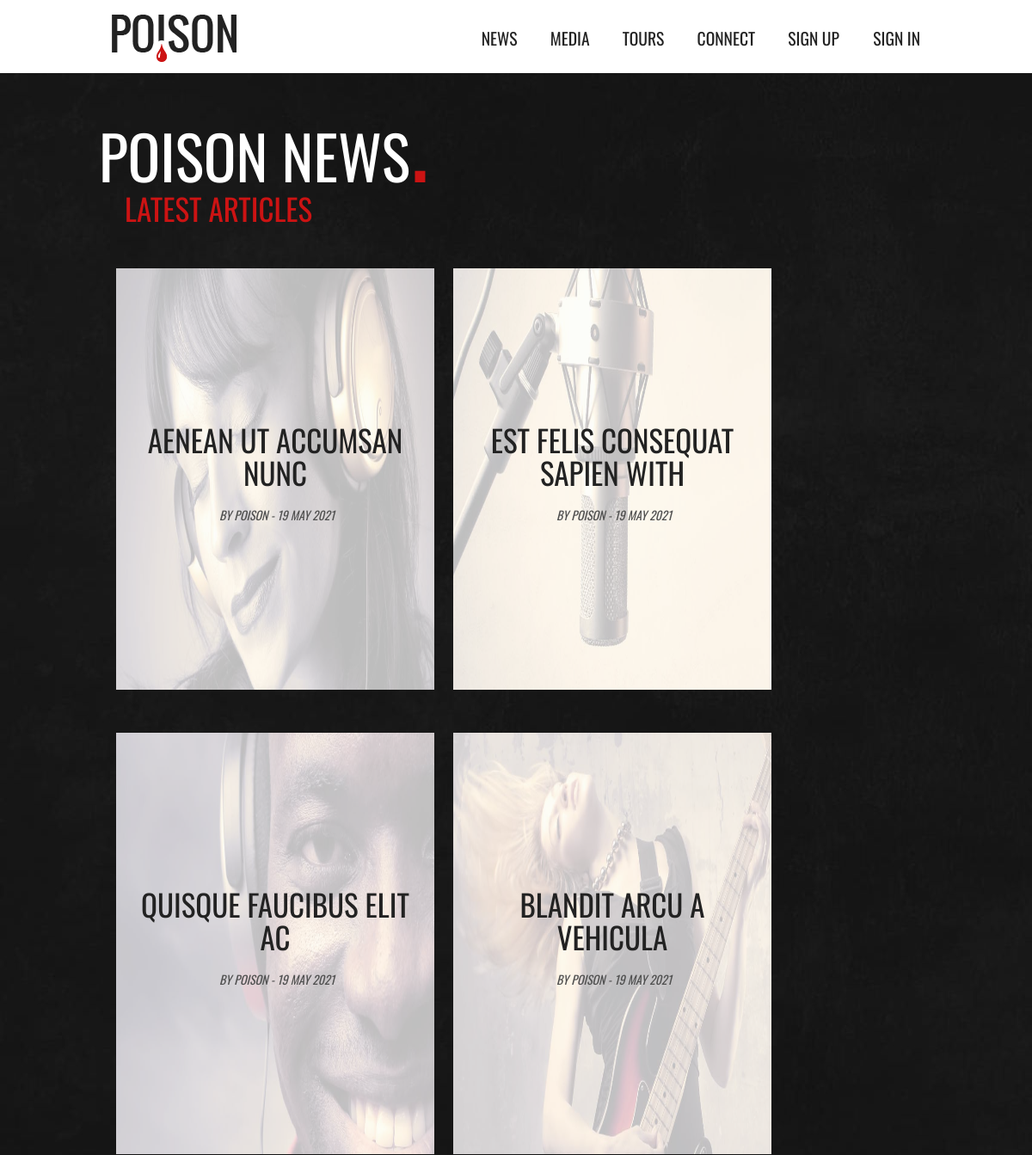
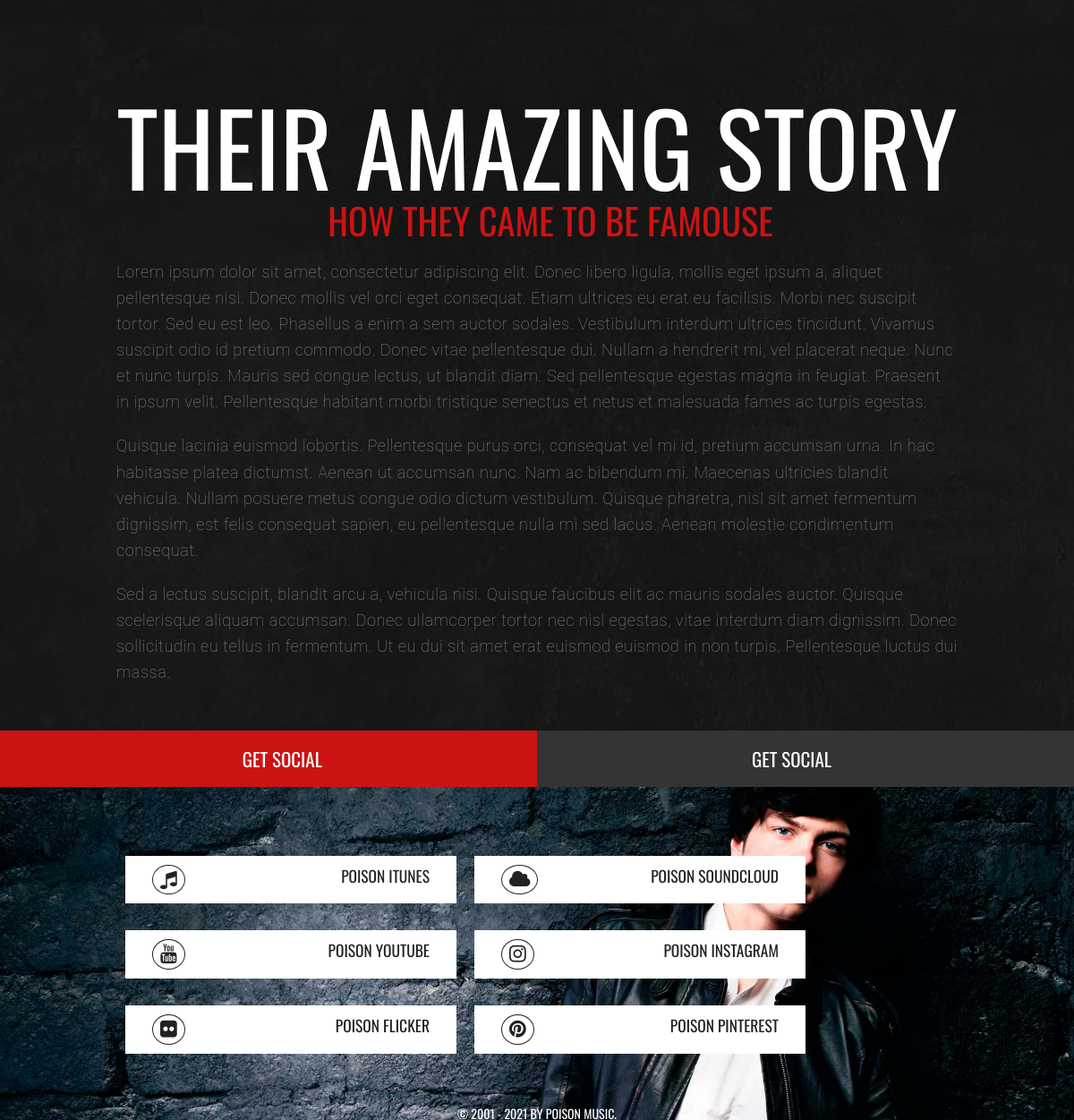
The page / on the database its author committed (2 pictures, top to bottom).
### poison/models.py (models this page shows, shortened)
class News(models.Model):
    title = models.CharField(max_length=255, verbose_name='Заголовок')
    slug = models.SlugField(unique=True, db_index=True, verbose_name='URL')
    content = models.TextField(blank=True, verbose_name='Текст новости')
    photo = models.ImageField(upload_to='photo/%Y/%m/%d', verbose_name='Фото')
    time_create = models.DateTimeField(auto_now_add=True, verbose_name='Дата создания')
    is_published = models.BooleanField(default=True, verbose_name='Публикация')
    cat = models.ForeignKey('CategoryNews', on_delete=models.PROTECT, null=True, verbose_name='Категории')
    def get_absolute_url(self):
        return reverse('post', kwargs={'post_slug': self.slug})
    class Meta:
        verbose_name_plural = 'News'
        ordering = ['-time_create', 'title']

### poison/views.py (the view)
# urls.py: path('', PoisonHome.as_view(), name='home'),
class PoisonHome(DataMixin, ListView):
    paginate_by = 4
    model = News
    template_name = 'poison/index.html'
    context_object_name = 'posts'   # переменная для отображения статей в шаблоне
    def get_context_data(self, *, object_list=None, **kwargs):
        context = super().get_context_data(**kwargs)
        c_def = self.get_user_context(title='Home')
        return context | c_def
    def get_queryset(self):
        return News.objects.all().filter(is_published=True)    # выводит новости отмеч. для публикации

### poison/utils.py (called while the page is built)
    def get_user_context(self, **kwargs):
        context = kwargs
        cats = CategoryNews.objects.annotate(Count('news'))  # кол-во записей в категории
        albums = Album.objects.all().annotate(Count('photo'))  # кол-во фото в альбомах
        photos = Photo.objects.all()  # все фото во всех альбомах
        tours = Tour.objects.all()
        context['menu'] = menu
        context['cats'] = cats
        context['albums'] = albums
        context['photos'] = photos
        context['tours'] = tours
        if 'cat_selected' not in context:
            context['cat_selected'] = 0
        return context

### poison/templates/poison/index.html (shortened to what this page needs)
{% extends 'poison/base.html' %}
{% load static %}
{% block content%}
<section class="home-news">
    <div class="container">
        <h1><a href="">poison news<span>.</span></a></h1>
        <h2>latest articles</h2>
        <ul class="slide">
        {% for p in posts %}
        <li>
            {% if p.photo %}
                <a href="{{ p.get_absolute_url }}"><img src="{{p.photo.url}}" alt=""></a>
            {% endif %}
            <div class="slide-box">
                <h2>{{p.title}}</h2>
                <p><em>by poison - {{p.time_create|date:'d E Y' }}</em></p>
            </div>
        </li>
        {% endfor %}
        </ul>
    </div>
</section>
    <section class="story">
        <div class="container">
            <h1>their amazing story</h1>
            <h2>how they came to be famouse</h2>
            <p>Lorem ipsum dolor sit amet, consectetur adipiscing elit. Donec libero ligula, mollis eget ipsum a,
                aliquet
                pellentesque nisi. Donec mollis vel orci eget consequat. Etiam ultrices eu erat eu facilisis. Morbi nec
                suscipit tortor. Sed eu est leo. Phasellus a enim a sem auctor sodales. Vestibulum interdum ultrices
                tincidunt. Vivamus suscipit odio id pretium commodo. Donec vitae pellentesque dui. Nullam a hendrerit
                mi,
                vel placerat neque. Nunc et nunc turpis. Mauris sed congue lectus, ut blandit diam. Sed pellentesque
                egestas
                magna in feugiat. Praesent in ipsum velit. Pellentesque habitant morbi tristique senectus et netus et
                malesuada fames ac turpis egestas.</p>
            <p>Quisque lacinia euismod lobortis. Pellentesque purus orci, consequat vel mi id, pretium accumsan urna. In
                hac
                habitasse platea dictumst. Aenean ut accumsan nunc. Nam ac bibendum mi. Maecenas ultricies blandit
                vehicula.
                Nullam posuere metus congue odio dictum vestibulum. Quisque pharetra, nisl sit amet fermentum dignissim,
                est
                felis consequat sapien, eu pellentesque nulla mi sed lacus. Aenean molestie condimentum consequat.</p>
            <p>Sed a lectus suscipit, blandit arcu a, vehicula nisi. Quisque faucibus elit ac mauris sodales auctor.
                Quisque
                scelerisque aliquam accumsan. Donec ullamcorper tortor nec nisl egestas, vitae interdum diam dignissim.
                Donec sollicitudin eu tellus in fermentum. Ut eu dui sit amet erat euismod euismod in non turpis.
                Pellentesque luctus dui massa.</p>
        </div>
    </section>
{% endblock %}

### poison/templates/poison/base.html (shortened to what this page needs)
{% load static %}
<!DOCTYPE html>
<html lang="en">
<head>
    <link rel="stylesheet" href="https://maxcdn.bootstrapcdn.com/font-awesome/4.5.0/css/font-awesome.min.css">
    <link rel="stylesheet" href="{% static 'poison/css/styles.css' %}">
</head>
<body>
<div class="wrapper">
{% block mainmenu %}
<header id="header" class="header lock-padding">
    <div class="container">
        <a href="{% url 'home' %}" class="logo"><img src="{% static 'poison/images/logo.png' %}" alt=""></a>
        <nav>
            <ul class="menu clearfix">
                {% for m in menu %}
                <li><a href="{% url m.url_name %}">{{m.title}}</a></li>
                {% endfor %}
                {% if request.user.is_authenticated %}
                <li><a href="">{{user.username}}</a></li>
                <li><a href="{% url 'logout' %}">Log Out</a></li>
                {% else %}
                <li><a href="{% url 'register' %}">sign up</a>
                    <a href="{% url 'login' %}">sign in</a></li>
                {% endif %}
            </ul>
        </nav>
    </div>
</header>
{% endblock mainmenu %}
{% block content %}
{% endblock %}
<footer>
    <a href="#" class="soc-link">get social</a>
    <a href="#" class="mess-link">get social</a>
    <div class="container clearfix">
        <ul class="links">
            <li><a href="#"><i class="fa fa-music"></i>poison itunes</a></li>
            <li><a href="#"><i class="fa fa-cloud"></i>poison soundcloud</a></li>
            <li><a href="#"><i class="fa fa-youtube"></i>poison youtube</a></li>
        </ul>
        <ul class="links">
            <li><a href="#"><i class="fa fa-instagram"></i>poison instagram</a></li>
            <li><a href="#"><i class="fa fa-flickr"></i>poison flicker</a></li>
            <li><a href="#"><i class="fa fa-pinterest"></i>poison pinterest</a></li>
        </ul>
        <h5>&copy; 2001 - 2021 by poison music.</h5>
    </div>
</footer>
</div>
</body>
</html>

### poison/static/poison/css/styles.css (style rules this page uses)
* { padding: 0; margin: 0; border: 0; }
*,*:before,*:after { -moz-box-sizing: border-box; -webkit-box-sizing: border-box; box-sizing: border-box; }
nav,footer,header,aside { display: block; }
html,body { height: 100%; width: 100%; font-size: 100%; line-height: 1; font-size: 14px; -ms-text-size-adjust: 100%; -moz-text-size-adjust: 100%; -webkit-text-size-adjust: 100%; }
a, a:visited { text-decoration: none; }
ul li { list-style: none; }
img { vertical-align: top; }
h1,h2,h3,h4,h5,h6 { font-size:inherit;font-weight: 400; }
body { font: 100%/16px; height: 100%; font-family: 'Oswald', sans-serif; text-transform: uppercase; overflow-x: hidden; background: url(../images/bodyBG.jpg) repeat; color: #222; }
.wrapper { display: flex; flex-direction: column; min-height: 100%; }
h1, h2, h3, h4, h5, h6 { line-height: 1.1; }
h1 { color: #fff; font-size: 5em !important; margin: 0 !important; }
h1 span { color: #cc1313; font-size: 1.6em; }
h2 { font-size: 2.5em !important; margin: 0 !important; color: #cc1313 !important; }
a, a:hover { color: #fff; text-decoration: none; background-color: none; }
.clearfix:after { clear: both; }
.container { max-width: 1570px; margin: 0 auto; padding: 0 15px; }
@media (max-width: 1200px) { .container { max-width: 970px; } }
header { position: fixed; display: block; z-index: 9999; width: 100%; height: 85px; background-color: #fff; }
.logo { display: inline-block; margin-top: 17px; }
.menu { float: right; margin-top: -37px; }
.menu li { display: inline-block; text-transform: uppercase; font-size: 1.4em; }
.menu li a { color: #222; padding: 28px 0 28px 35px; }
.home-news { padding-top: 100px; display: flex; flex: 1 0 auto; }
.home-news .container { padding: 0; margin: 0 auto; }
.slide { position: relative }
.slide li { position: relative; width: 372px; height: 490px; margin-top: 50px; float: left; margin-left: 20px; }
.slide img { width: 370px; height: 490px; }
.slide-box { position: absolute; top: 0; left: 0; width: 370px; height: 490px; background-color: rgba(253, 253, 253, 0.75); text-align: center; cursor: pointer; padding: 180px 20px; }
.slide-box h2 { color: #222 !important; padding: 0 !important; }
.slide-box p { position: absolute; color: #4F4F4F; top: 280px; left: 120px }
.media h1, h2 { padding-left: 30px; }
.story { margin-top: 100px; padding-bottom: 50px; text-align: center; }
.story h1 { color: #fff; font-size: 8em !important; }
.story h2 { font-size: 2.9em !important; }
.story p { text-align: left; color: #888; font-size: 1.3em; margin-top: 20px; text-transform: none; line-height: 1.6em; font-weight: 100; font-family: 'Roboto', sans-serif; letter-spacing: 0.03em; }
footer { position: relative; display: flex; flex: 0 0 auto; width: 100%; background: url(../images/parallax5.jpg) no-repeat 50% 0; background-size: cover; }
footer .soc-link, .mess-link { position: absolute; display: inline-block; width: 50%; font-size: 1.5em; line-height: 3em; background-color: #cc1313; margin-bottom: 0px; }
footer .soc-link { text-align: right; padding-right: 240px; left: 0; }
footer .mess-link { background-color: #343434; text-align: left; padding-left: 240px; right: 0; }
footer .container { margin: 120px auto 0 auto; }
.links li { float: left; text-align: left; background-color: #fff; margin: 20px 10px 10px; }
.links li a { display: inline-block; width: 370px; color: #222; text-align: right; font-size: 1.25em !important; line-height: 2.6em; padding-right: 30px; }
.links a .fa { display: inline-block; text-align: left; float: left; font-size: 1.25em; border: 1px solid #222; border-radius: 50%; padding: 5px 8px; margin: 10px 30px; }
footer h5 { text-align: center; margin-top: 300px; color: #fff; }

### rows shown on the page
News: photo (picture), title "AENEAN UT ACCUMSAN NUNC", time_create "19 MAY 2021"
News: photo (picture), title "EST FELIS CONSEQUAT SAPIEN WITH", time_create "19 MAY 2021"
News: photo (picture), title "QUISQUE FAUCIBUS ELIT AC", time_create "19 MAY 2021"
News: photo (picture), title "BLANDIT ARCU A VEHICULA", time_create "19 MAY 2021"

### other values the page prints
{{ m.title }} "NEWS" "MEDIA" "TOURS" "CONNECT"
